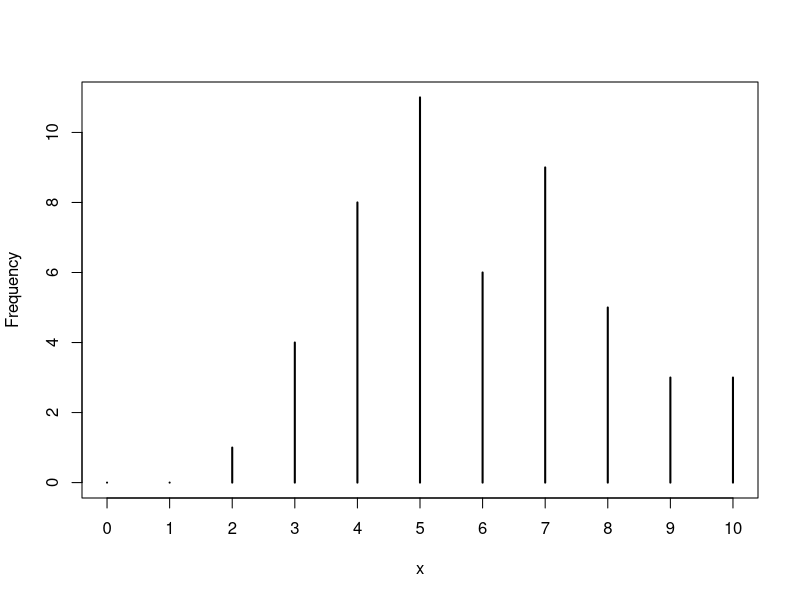
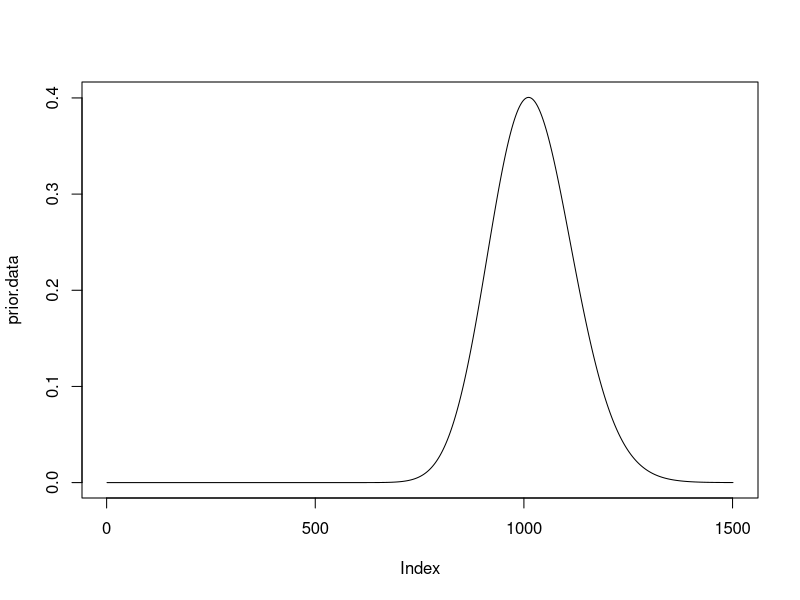
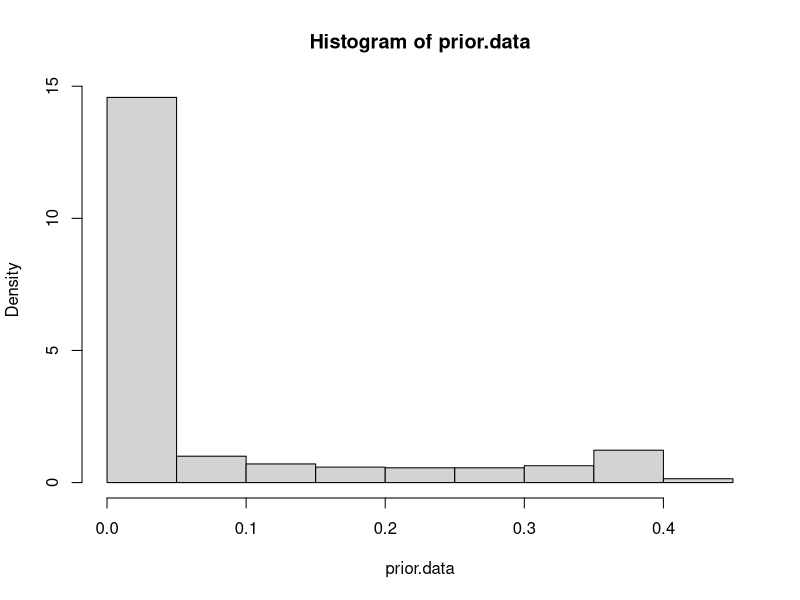
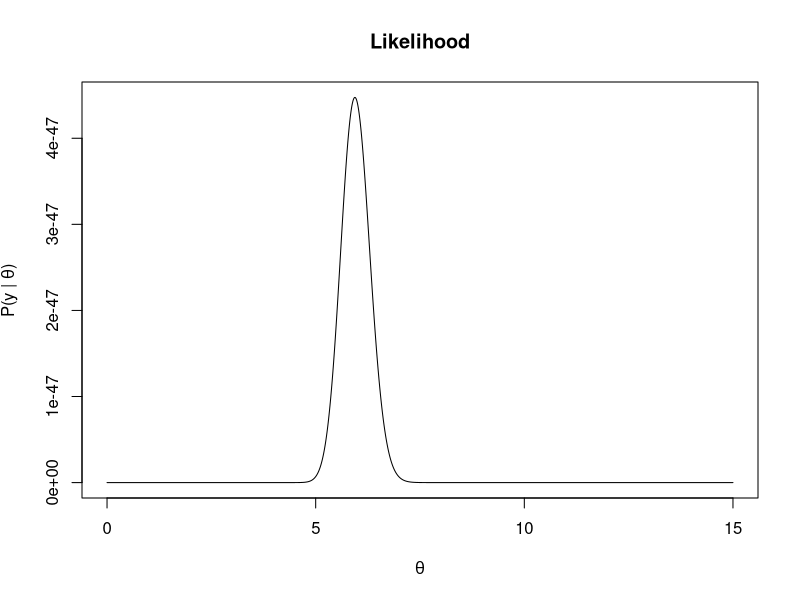
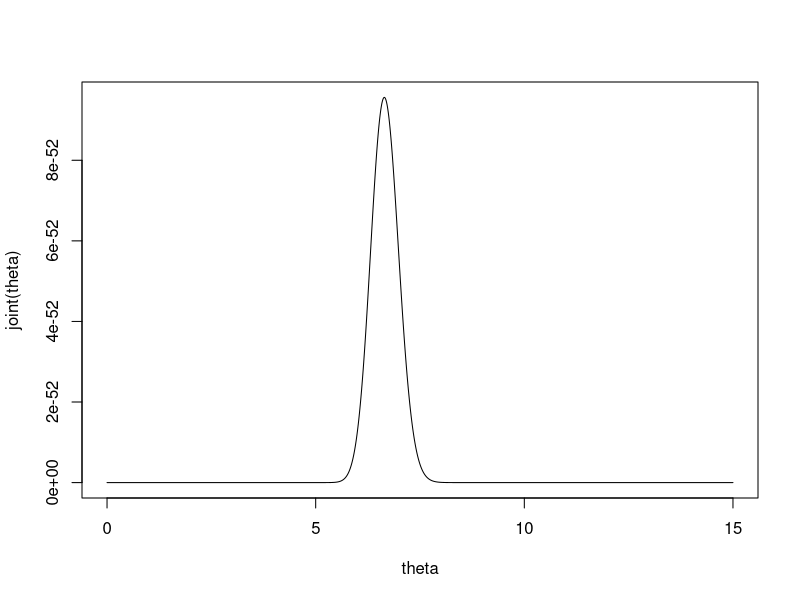
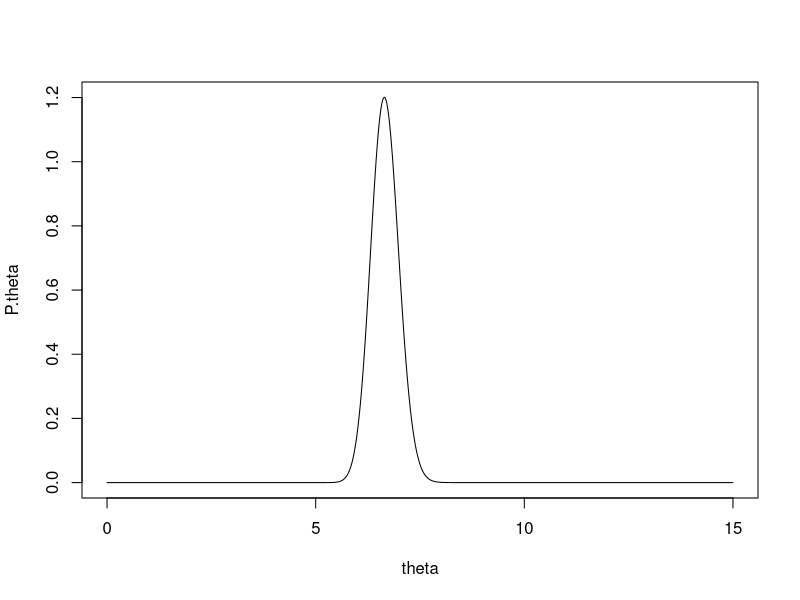
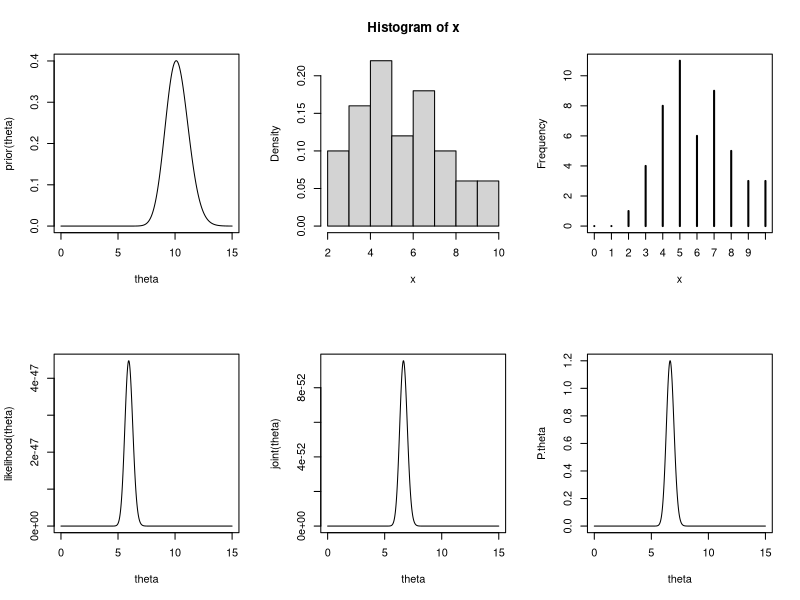
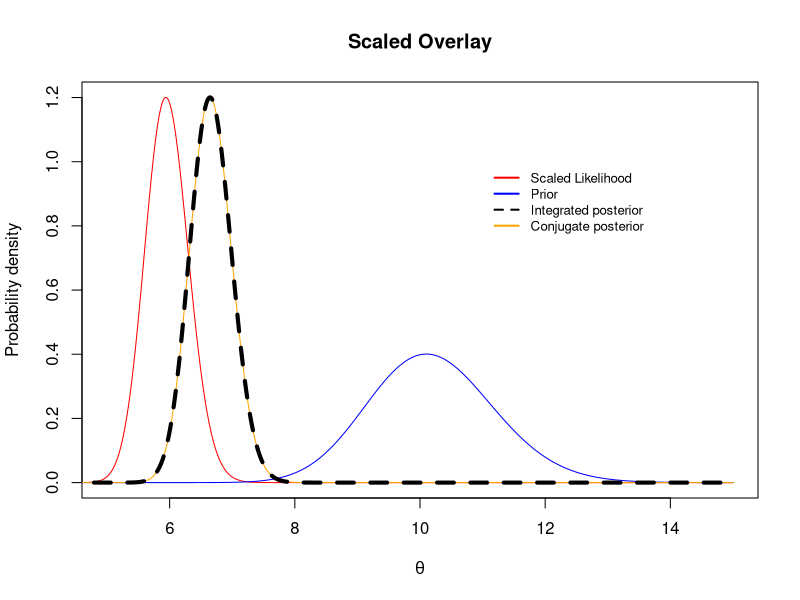

Source code (R) for these figures, in order:
##Bayes lab

#1. Simulate 50 data points from a Poisson distribution with mean = 6.4


set.seed(3)

lambda.data <- 6.4

x <- rpois(50, lambda.data)
plot(table(factor(x, levels = 0:max(x))), ylab = "Frequency", xlab = "x")


#2 Set up a vector containing a sequence of values for theta, the mean number of invasive
#plants, using code like theta = seq(0,15,0.01)

theta = seq(0,15,0.01)

#3 Write a function for the prior

mu.prior <- 10.2
sigma.prior <- 1.0


prior <- function(theta, mu=mu.prior, sigma=sigma.prior)
{
alpha = mu^2/sigma^2
beta = mu/sigma^2
dgamma(theta, shape=alpha, rate=beta)
}

prior.data <- prior(theta = theta)
plot(prior.data, typ = "l")

#4 - Plot histogram
hist(prior.data, freq=FALSE, breaks = 10)

#5 - Create a function for the likelihood. The function must use all 50 observations
#to output the total likelihood (not the log likelihood) of the data for each value of theta.

likelihood <- function (theta, data = x) 
{
L=rep(0,length(theta))
for(i in 1:length(theta))
L[i] = prod(dpois(data, theta[i], log=FALSE))
return(L)
}

plot(theta,likelihood(theta), typ="l", xlab=expression(theta), ylab=expression(paste("P(y | ",theta,")")), main="Likelihood",xlim=c(0,15))


#6 Create a function for the joint distribution of the parameters and the data as the product of the prior and the likelihood function.

joint <- function(theta) 
{
likelihood(theta)*prior(theta)
}

#make the plot a line plot because it's continuous
plot(theta,joint(theta), typ="l")


#7 - Need to integrate the joint distribution using R's numerical integration function
#to obtain the normalization constant, P(y). 

Py = integrate(joint, 0, 30, abs.tol=1e-100)

Py

#8 Now estimate the posterior distribution by dividing each element of the vector of 
#the output produced by the joint function by the integratl of the joint function.

P.theta <- joint(theta)/Py$value

plot(theta,P.theta,typ="l")

par(mfrow=c(2,3))
plot(theta,prior(theta),typ="l")
hist(x, freq=FALSE, breaks=10)
plot(table(factor(x, levels = 0:max(x))), ylab = "Frequency", xlab = "x")
plot(theta,likelihood(theta),typ="l")
plot(theta,joint(theta),typ="l")
plot(theta,P.theta,typ="l")

#The posterior distribution goes above one because the area has to integrate to 1.

#=======scaled, overlay==============================
#Scale the liklelihood so it can be compared to prior and posterior on overlay plot
like.v=likelihood(theta)
like.scaled = like.v/max(like.v)*max(P.theta)
#pdf("Scaled_overlay.pdf", height=4, width=6)
par(mfrow=c(1,1))

plot(theta,like.scaled,typ="l",col="red",xlim=c(5,15),xlab=expression(theta),ylab= "Probability density", main="Scaled Overlay")
lines(theta,prior(theta),col="blue")

#Calculate the posterior using gamma-Poisson conjugate relationship and overlay on the integrated posterior
P.conj=dgamma(theta,sum(x)+mu.prior^2/sigma.prior^2, length(x)+mu.prior/sigma.prior^2)
lines(theta,P.conj,typ ="l",lwd=1,col="orange")
lines(theta,P.theta,col="black", lwd=4, typ="l", lty="dashed")

legend(11,1, legend= c("Scaled Likelihood", "Prior","Integrated posterior", "Conjugate posterior"), cex=.8,lwd=2, bty="n", col=c("red","blue","black","orange"), lty=c("solid","solid","dashed","solid"))



